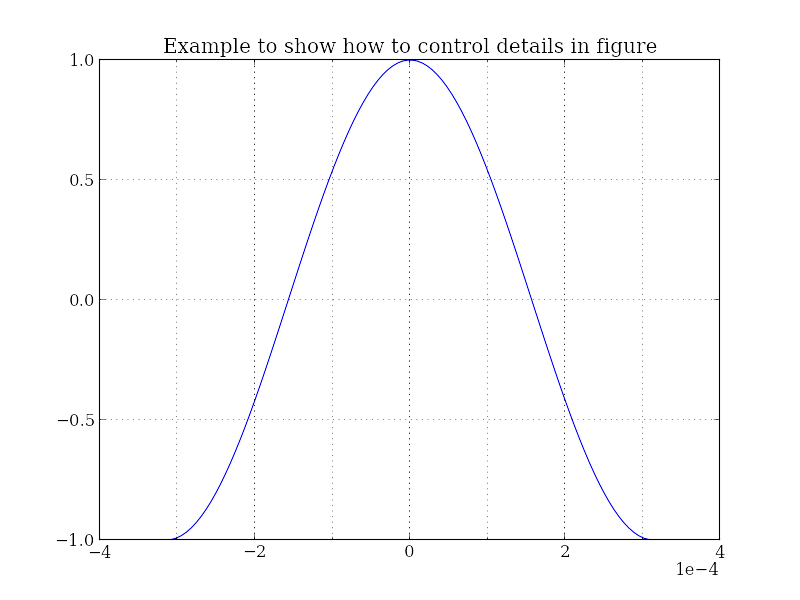

This figure's Julia source:
#!/usr/bin/env julia
# File: 4-control-details.jl
# Author: Junfeng Li <[email redacted]>
# Description: example to show how to control details in figure
# Created: November 24, 2012

require("pyplot")
using pyplot

x = linspace(-pi, pi)
y = cos(x)
x = x / 1.0e4

figure()
plot(x, y)
title("Example to show how to control details in figure")
xloc(0.0002)            # set x axis (major) ticks
xloc_minor(0.0001)      # set x axis minor ticks
ticklabel_format(:scilimits, (-3, 3))     # set scientific limit

savefig("4-control-details.png")
#savefig("4-control-details.pdf")
